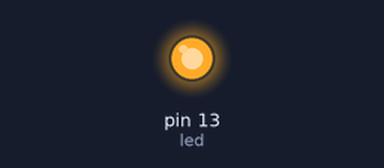
A sketch run on a simulated Arduino Uno, built with avr-gcc and run on an emulated ATmega328P. On the bench: output pins drawn as LEDs (lit = HIGH). What the sketch prints to the serial monitor is not drawn.

Above: at 1.2 s.
At 9.0 s:
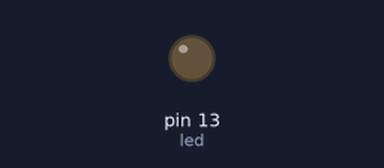
Timing chart, 0 to 14.0 s (numbered marks = the images above):
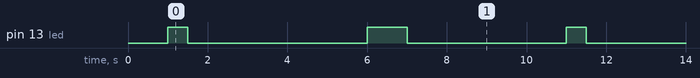

The sketch:

Accendi_spegni_TOSHIBA.ino
```cpp
/*
  Simple example for receiving

  http://code.google.com/p/rc-switch/
*/

#include <RCSwitch.h>
#include <IRremote.h>

IRsend irsend;

//You could also try 36,40 & 56 frequencies as a test NORMAL = 38
int khz = 38; //NB Change this default value as neccessary to the correct modulation frequency

RCSwitch mySwitch = RCSwitch();

unsigned  long  signal_0 []={0xF20D13EC,0x1604000,0x21000000};
unsigned  long  signal_1 []={0xF20D13EC,0x1604700,0x26000000};

int led = 13;
int ix;


void setup()
{
  Serial.begin(9600);
  irsend.enableIROut(khz);
  delay(1000);
  Serial.println(F("AnalysIR"));
  pinMode(13, OUTPUT);
}

void loop()
{
  powerOnAndHIgh();
  powerOnOff();
}


void powerOnAndHIgh()
{
    digitalWrite(led, HIGH);
    irsend.sendToshiba(signal_0[0], signal_0[1], signal_0[2]);
    delay(500);
    digitalWrite(led, LOW);

    delay(4500);
}

void powerOnOff()
{
    digitalWrite(led, HIGH);
    irsend.sendToshiba(signal_1[0], signal_1[1], signal_1[2]);
    delay(1000);
    digitalWrite(led, LOW);

    delay(4000);
}
```

Measured:
- by itself, pin 13 (led): repeats every 10.0 s: LOW 4.5 s, HIGH 1.0 s, LOW 4.0 s, HIGH 0.50 s
- by itself, everything shown: repeats every 10.0 s, in 4 steps
